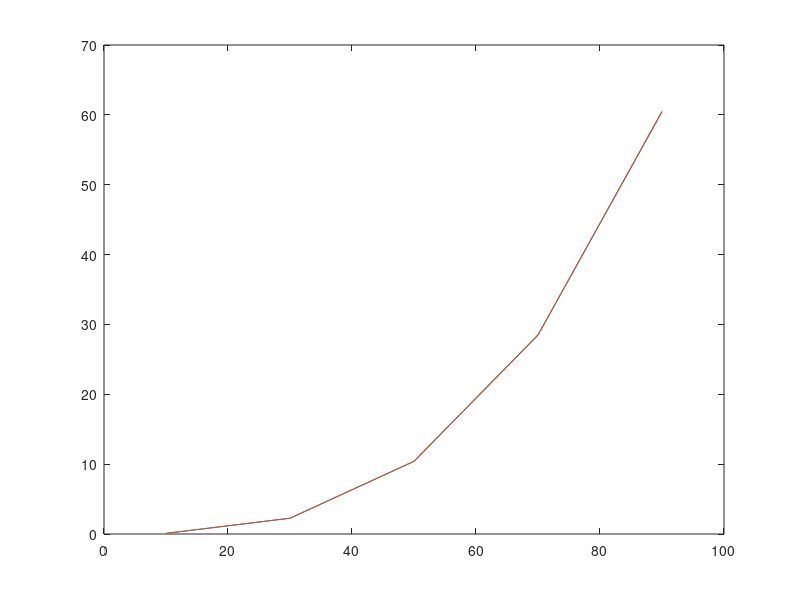
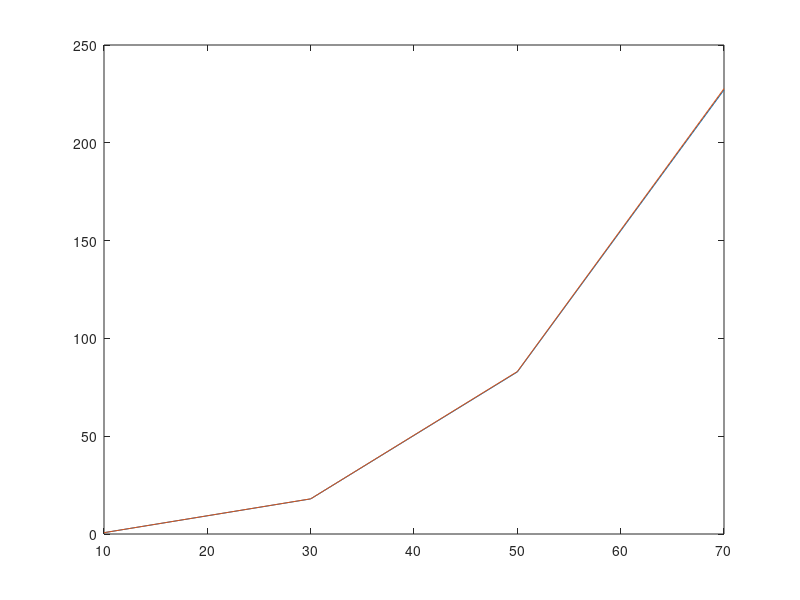

These figures' MATLAB source, in order:
% Tiempos de ejecución según granularidad

% Caso A: Variando ángulos (m + 1 = 30)
% (EG, LU)

x = [10, 30, 50, 70, 90]; % Cant. ángulos
y = [0.09335425 0.09196125; 2.25882775 2.25695850; 10.40710775 10.40538050; 28.47581550 28.50210100; 60.43221975 60.50333525]
plot(x, y);
print('6a','-dpng');

% Caso B: Variando radios (n = 60)
% (EG, LU)

figure;
x = [10, 30, 50, 70]; % Cant. ángulos
y = [0.67524000 0.67400350; 17.94450675 17.98105550; 82.86414400 83.05790825; 227.07038100 227.68770850]
plot(x, y);
print('6b','-dpng');
